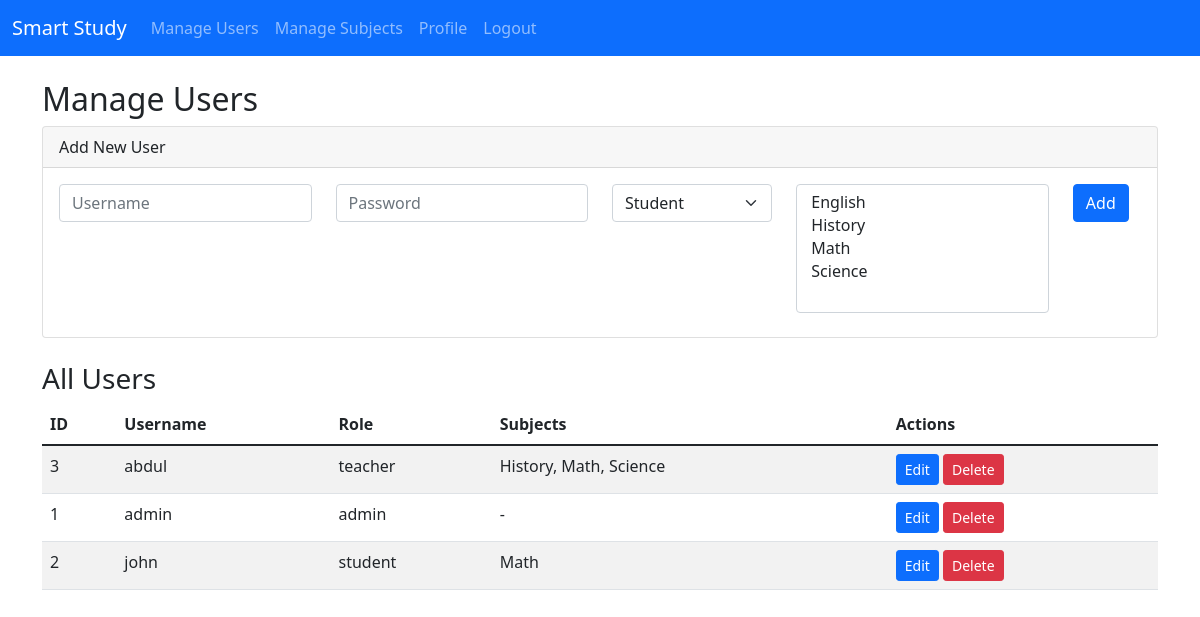
The page /admin (signed in) on the database its author committed.
### tables this page shows
CREATE TABLE users (
        id INTEGER PRIMARY KEY AUTOINCREMENT,
        username TEXT UNIQUE NOT NULL,
        password_hash TEXT NOT NULL,
        role TEXT NOT NULL DEFAULT 'student'
    );

CREATE TABLE subjects (
        id INTEGER PRIMARY KEY AUTOINCREMENT,
        name TEXT UNIQUE NOT NULL
    );

### app.py (the view, shortened to what this page needs)
@app.route('/admin', methods=['GET', 'POST'])
@admin_required
def admin():
    users = get_all_users()
    subjects = get_subjects()
    for user in users:
        user_subjects = get_user_subjects(user['id'])
        user['subjects'] = user_subjects
        user['subject_ids'] = [s['id'] for s in user_subjects]
    return render_template('admin.html', users=users, subjects=subjects)

### database/db.py (called while the page is built)
def get_db_connection():
    return sqlite3.connect(DATABASE)

def get_all_users():
    try:
        conn = get_db_connection()
        c = conn.cursor()
        c.execute('SELECT id, username, role FROM users ORDER BY username')
        rows = c.fetchall()
        conn.close()
        users = []
        for r in rows:
            users.append({'id': r[0], 'username': r[1], 'role': r[2]})
        return users
    except:
        return []

def get_subjects():
    try:
        conn = get_db_connection()
        cursor = conn.cursor()
        cursor.execute('SELECT * FROM subjects ORDER BY name')
        rows = cursor.fetchall()
        conn.close()
        subjects = []
        for r in rows:
            subjects.append({'id': r[0], 'name': r[1]})
        return subjects
    except:
        return []

def get_user_subjects(user_id):
    try:
        conn = get_db_connection()
        cursor = conn.cursor()
        cursor.execute('SELECT s.id, s.name FROM subjects s JOIN user_subjects us ON s.id = us.subject_id WHERE us.user_id = ? ORDER BY s.name', (user_id,))
        rows = cursor.fetchall()
        conn.close()
        subjects = []
        for r in rows:
            subjects.append({'id': r[0], 'name': r[1]})
        return subjects
    except:
        return []

### utils/auth.py (called while the page is built)
def admin_required(f):
	@wraps(f)
	def wrapper(*args, **kwargs):
		if 'user_id' not in session or session.get('role') != 'admin':
			flash('Access denied', 'error')
			return redirect(url_for('login'))
		return f(*args, **kwargs)
	return wrapper

### templates/admin.html (shortened to what this page needs)
{% extends "base.html" %}
{% block content %}
<h2>Manage Users</h2>
<div class="card mb-4">
    <div class="card-header">Add New User</div>
    <div class="card-body">
        <form method="POST">
            <div class="row">
                <div class="col-md-3">
                    <input type="text" name="username" class="form-control mb-2" placeholder="Username" required>
                </div>
                <div class="col-md-3">
                    <input type="password" name="password" class="form-control mb-2" placeholder="Password" required>
                </div>
                <div class="col-md-2">
                    <select name="role" class="form-select mb-2" required>
                        <option value="student">Student</option>
                    </select>
                </div>
                <div class="col-md-3">
                    <select name="subject_ids" class="form-select mb-2" multiple size="5" style="overflow-y: auto;">
                        {% for subject in subjects %}
                            <option value="{{ subject.id }}">{{ subject.name }}</option>
                        {% endfor %}
                    </select>
                </div>
                <div class="col-md-1">
                    <button type="submit" class="btn btn-primary">Add</button>
                </div>
            </div>
        </form>
    </div>
</div>
<h3>All Users</h3>
<table class="table table-striped">
    <thead>
        <tr>
            <th>ID</th>
            <th>Username</th>
            <th>Role</th>
            <th>Subjects</th>
            <th>Actions</th>
        </tr>
    </thead>
    <tbody>
        {% for user in users %}
        <tr>
            <td>{{ user.id }}</td>
            <td>{{ user.username }}</td>
            <td>{{ user.role }}</td>
            <td>
                {% if user.subjects %}
                    {% for subj in user.subjects %}{{ subj.name }}{% if not loop.last %}, {% endif %}{% endfor %}
                {% else %}
                    -
                {% endif %}
            </td>
            <td>
                <button type="button" class="btn btn-sm btn-primary" data-bs-toggle="modal" data-bs-target="#editUserModal{{ user.id }}">Edit</button>
                <a href="{{ url_for('delete_user_route', user_id=user.id) }}" class="btn btn-sm btn-danger" onclick="return confirm('Are you sure?')">Delete</a>
            </td>
        </tr>
        {% endfor %}
    </tbody>
</table>
{% endblock %}

### templates/base.html (shortened to what this page needs)
<!DOCTYPE html>
<html lang="en">
<head>
    <link href="https://cdn.jsdelivr.net/npm/bootstrap@5.1.3/dist/css/bootstrap.min.css" rel="stylesheet">
</head>
<body>
    <nav class="navbar navbar-expand-lg navbar-dark bg-primary">
        <div class="container-fluid">
            <a class="navbar-brand" href="/">Smart Study</a>
            <div class="collapse navbar-collapse" id="navbarNav">
                <ul class="navbar-nav me-auto">
                    {% if session.user_id %}
                        {% if session.role == 'admin' %}
                            <li class="nav-item"><a class="nav-link" href="{{ url_for('admin') }}">Manage Users</a></li>
                            <li class="nav-item"><a class="nav-link" href="{{ url_for('manage_subjects') }}">Manage Subjects</a></li>
                        {% else %}
                            <li class="nav-item"><a class="nav-link" href="{{ url_for('student_quizzes') }}">My Quizzes</a></li>
                            <li class="nav-item"><a class="nav-link" href="{{ url_for('chat') }}">AI Chat</a></li>
                            <li class="nav-item"><a class="nav-link" href="{{ url_for('chat_teacher') }}">Chat with Teacher</a></li>
                        {% endif %}
                        <li class="nav-item"><a class="nav-link" href="{{ url_for('profile') }}">Profile</a></li>
                        <li class="nav-item"><a class="nav-link" href="{{ url_for('logout') }}">Logout</a></li>
                    {% endif %}
                </ul>
            </div>
        </div>
    </nav>
    <div class="container mt-4">
        {% block content %}{% endblock %}
    </div>
</body>
</html>

### rows shown on the page
users: id "3", username "abdul", role "teacher"
subjects: {{ subject.id }} 4 (drawn), name "History"
subjects: {{ subject.id }} 1 (drawn), name "Math"
subjects: {{ subject.id }} 2 (drawn), name "Science"
users: id "1", username "admin", role "admin"
users: id "2", username "john", role "student"
